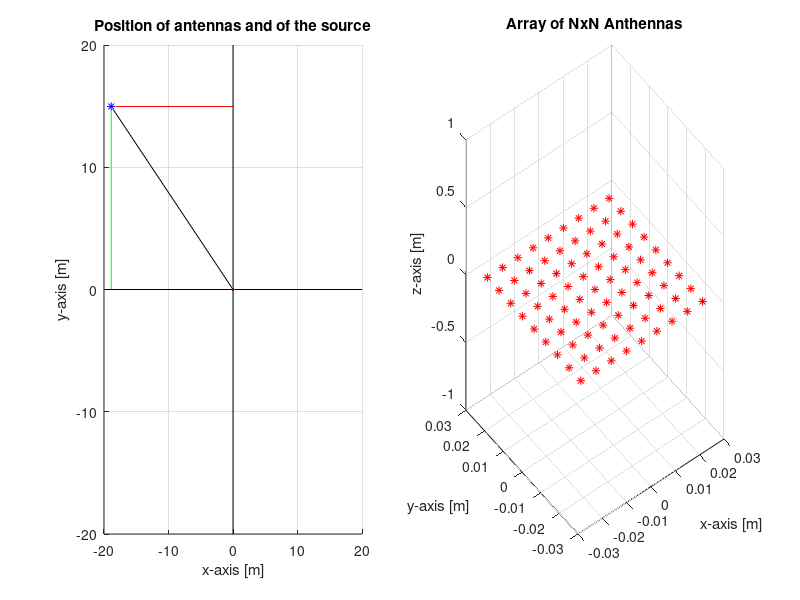
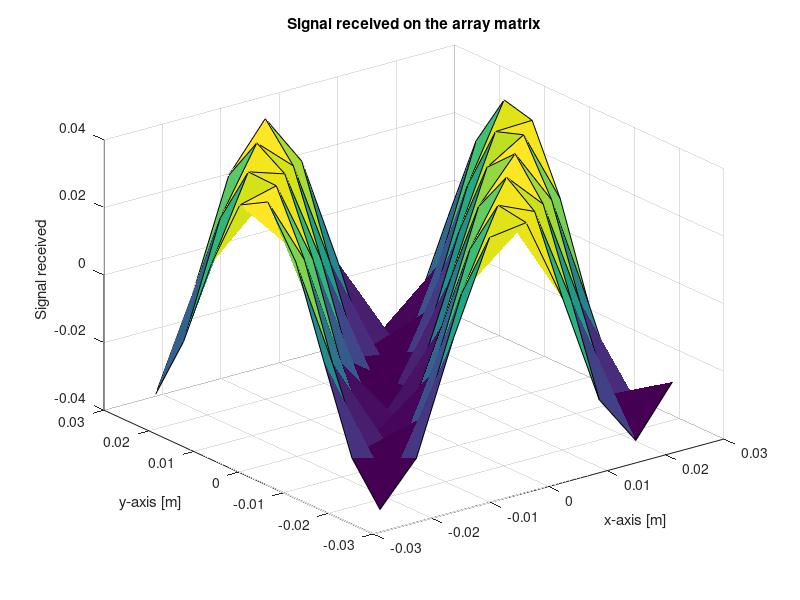
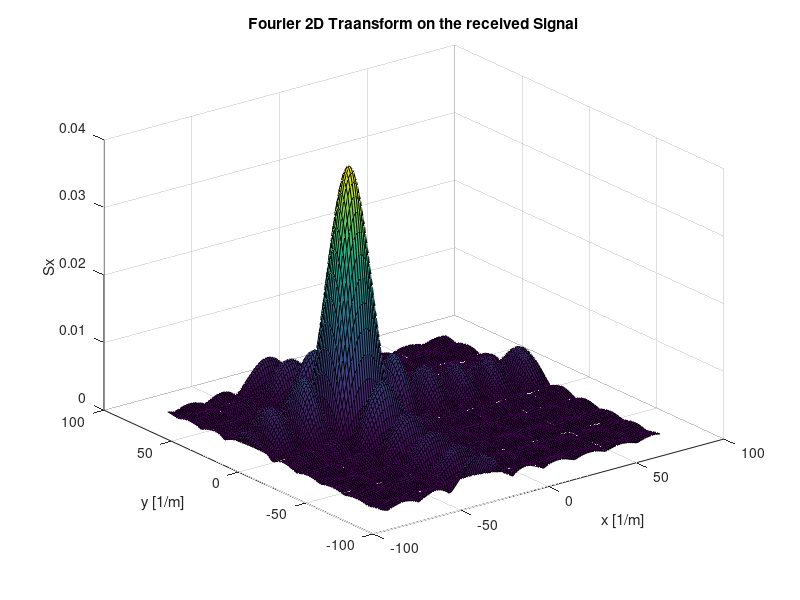
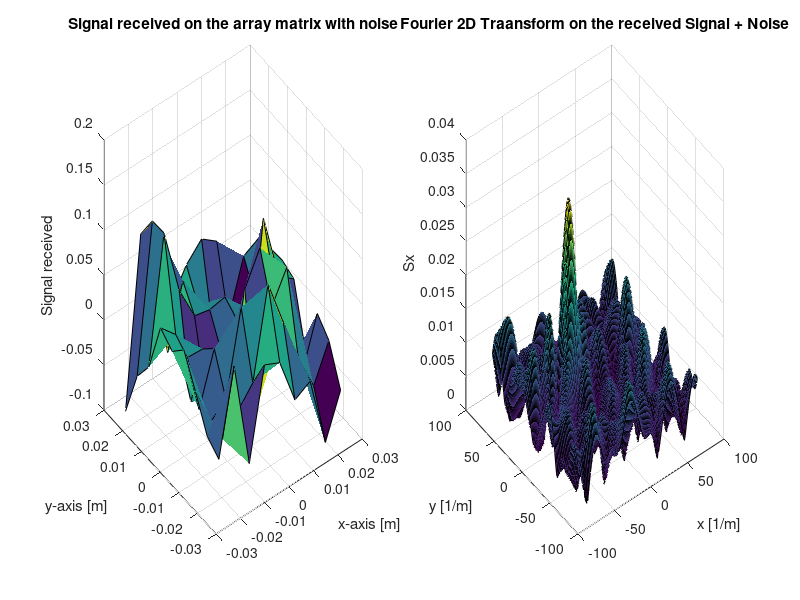

Recreate these plots in MATLAB, in order. (Note: this script raises an error after producing the figures.)
%% RADAR IMAGING
%  Mykhaylo Kotsaba

close all;
clear all;
clc;

%  TASK 2 - Implementation of DOA estimation by 2D-FFT
%% A.                          
f0=9.6e9;
lambda = 3e8/f0; 
ds=lambda/5;

%% B.
limit=[10, 20]; 
p=[0,0,0];                  

% We create a source point in our X,Y,Z limits coordinations.
while ((-limit(1)<=p(1) && p(1)<limit(1) ) || (-limit(1)<=p(2) && p(2)<limit(1)) || (-limit(1)<=p(3) && p(3)<limit(1) )) 
    p=[2*limit(2)*rand-limit(2), 2*limit(2)*rand-limit(2), limit(2)*rand];           
end
real_distance=norm(p);                                                    
real_phi=acos(p(3)/real_distance);                                        
real_teta=atan(p(1)/p(2)); 
Lambdax=lambda/sin(real_phi)/cos(real_teta);
Lambday=lambda/sin(real_phi)/sin(real_teta);

N=max(round(Lambdax/ds),round(Lambday/ds));
[X,Y]=meshgrid(((-(N-1)/2):(N-1)/2)*ds,((-(N-1)/2):(N-1)/2)*ds);


% 3D Plots of the configuration
figure;
subplot(1,2,1)   
hold on;
title('Position of antennas and of the source');
plot3(X,Y,zeros(size(X)),'.r');
plot3(p(1),p(2),p(3),'*b'); 
axis([-limit(2) limit(2) -limit(2) limit(2) 0 limit(2)]);
xlabel('x-axis [m]');ylabel('y-axis [m]');zlabel('z-axis [m]');

% Drawing some lines to make the graphic more clear
line([p(1),0],[p(2),0],[p(3),0],'LineWidth',0.2,'Color','k');        % distanza
line([p(1),p(1)],[p(2),p(2)],[p(3),0],'LineWidth',0.2,'Color','b');  % distanza asse z 
line([p(1),0],[p(2),p(2)],[0,0],'LineWidth',0.2,'Color','r');        % distanza asse x
line([p(1),p(1)],[p(2),0],[0,0],'LineWidth',0.2,'Color','g');        % distanza asse y
line([-limit(2),limit(2)],[0,0],[0,0],'LineWidth',0.2,'Color','k');  % asse x
line([0,0],[-limit(2),limit(2)],[0,0],'LineWidth',0.2,'Color','k');  % asse y
hold off;
grid on;

% Second graphic to show in detail the array
subplot(1,2,2)
plot3(X,Y,zeros(size(X)),'*r');
title('Array of NxN Anthennas');
xlabel('x-axis [m]');ylabel('y-axis [m]');zlabel('z-axis [m]');                             
grid on;


%% C. Received Signal

Vamp=1;                                                                    % Signal emitted amplitude
distance_m_n=sqrt((p(1)-X).^2 +(p(2)-Y).^2 +(p(3)).^2);                    % Distance between the point P and the (n,m) antenna
TSignal = Vamp./distance_m_n.*exp(-1j.*(2*pi/lambda).*distance_m_n);       % Signal received. 

% Plot of the received Signal Time Domain
figure
surf(X,Y,real(TSignal)); 
xlabel('x-axis [m]');ylabel('y-axis [m]');zlabel('Signal received ');
title('Signal received on the array matrix');

%% D. DFT Analysis

Ns = 128;
df=(1/ds)/Ns; 
FSignal=fftshift(fft2(TSignal,Ns,Ns)); 
[frx, fry]=meshgrid(((-(Ns)/2):(Ns-1)/2)*df, ((-(Ns)/2):(Ns-1)/2)*df); 

MaxVal = max(max(abs(FSignal)));                      % Max value of the dft
[xm,ym]=find(abs(FSignal)==MaxVal);                   % Index of the max value
Fx=frx(1,xm);                                         % Fx value 
Fy=fry(ym,1);                                         % Fy value

% Plot Signal in Frequency Domain
figure
surf(frx,fry,abs(FSignal)/N/N);xlabel('x [1/m]');ylabel('y [1/m]');zlabel('Sx');title('Fourier 2D Traansform on the received Signal')
teta=atan(Fy/Fx);
phi=asin(Fx*lambda/cos(teta));

%% E. NOISE Analysis

SNR=100;  

Amp=sqrt(1/SNR)*rand(N);  
phase=2*pi*rand(N);
TSignalNoise=TSignal+Amp.*exp(-1j.*phase);
FSignalNoise=fftshift(fft2(TSignalNoise,Ns,Ns))/N/N;      

MaxValNoise = max(max(abs(FSignalNoise)));                     % Max value of the dft with noise
[xmnoise,ymnoise]=find(abs(FSignalNoise)==MaxValNoise);        % Index of the max value noise
FxNoise=frx(1,xmnoise);                                        % Fx value noise
FyNoise=fry(ymnoise,1);                                        % Fy value Noise

tetaNoise=atan(FyNoise/FxNoise);
phiNoise=asin(FxNoise*lambda/cos(tetaNoise));

% Plotting Time and Frequency Domain
figure
subplot(1,2,1);
surf(X,Y,real(TSignalNoise)); 
xlabel('x-axis [m]');ylabel('y-axis [m]');zlabel('Signal received ');
title('Signal received on the array matrix with noise');
subplot(1,2,2);
surf(frx,fry,abs(FSignalNoise));
xlabel('x [1/m]');ylabel('y [1/m]');zlabel('Sx');title('Fourier 2D Traansform on the received Signal + Noise')



%% F.
%  Second target 
p2=[0,0,0];

while ((-limit(1)<=p2(1) && p2(1)<limit(1) ) || (-limit(1)<=p2(2) && p2(2)<limit(1)) || (-limit(1)<=p2(3) && p2(3)<limit(1) )) 
    p2=[2*limit(2)*rand-limit(2), 2*limit(2)*rand-limit(2), limit(2)*rand];                   
end

real_distance2=norm(p2);                                                        % Real distance from the [0,0,0]
real_phi2=acos(p2(3)/real_distance2);                                           % Real elevation angle of the point
real_teta2=atan(p2(2)/p2(1)); 

% Signal of 2 sources
distance_m_n2 = sqrt((p2(1)-X).^2 +(p2(2)-Y).^2 +(p2(3)).^2);    
TSignal2 = Vamp./distance_m_n2.*exp(-1j.*(2*pi/lambda).*distance_m_n2)+Vamp./distance_m_n.*exp(-1j.*(2*pi/lambda).*distance_m_n);    % Signal received. the amplitude is negligible for our purpose setted at 1 divided per distance

Distancepp=sqrt( (p(1)-p2(1)).^2+(p(2)-p2(2)).^2+(p(3)-p2(3)).^2);

%Plot
figure
FSignal2=fftshift(fft2(TSignal2,Ns,Ns))/N/N; 
surf(frx,fry,abs(FSignal2));


%% TASK 3 
% A. 

dx=0.5;
space_dx=-limit(2):dx:limit(2);
dim=size(space_dx,2);

[XX,YY,ZZ]=meshgrid(space_dx);
BackSignal=zeros(dim, dim, dim);

%% B.

for ii=1:dim
    for jj=1:dim
        for hh=1:dim
            DistPositive=sqrt((X-space_dx(ii)).^2 +(Y-space_dx(jj)).^2 +(space_dx(hh)).^2);    
            BackSignal(jj,ii,hh)=sum(TSignal.*DistPositive.*exp(1j*(2*pi/lambda)*DistPositive),'all'); 
        end
    end
end

xslice=[p(1)];  %% Slicing in the real p point 
yslice=[p(2)];
zslice=[p(3)];

figure
slice(XX,YY,ZZ,abs(BackSignal),xslice,yslice,zslice);
xlabel('x-axis [m]');ylabel('y-axis [m]');zlabel('Signal received ');




fprintf("Real paramaeters:\n");
fprintf("Phi: %.2f gradi \nTeta %.2f gradi\n----------------------\n",abs(rad2deg(real_phi)),rad2deg(real_teta) );
fprintf("Calculated :\nPhi: %.2f gradi \nTeta %.2f gradi\n----------------------\n", abs(rad2deg(phi)), rad2deg(teta));
fprintf("Calculated with Noise:\nPhi: %.2f gradi \nTeta %.2f gradi\n----------------------\n", abs(rad2deg(phiNoise)), rad2deg(tetaNoise));



